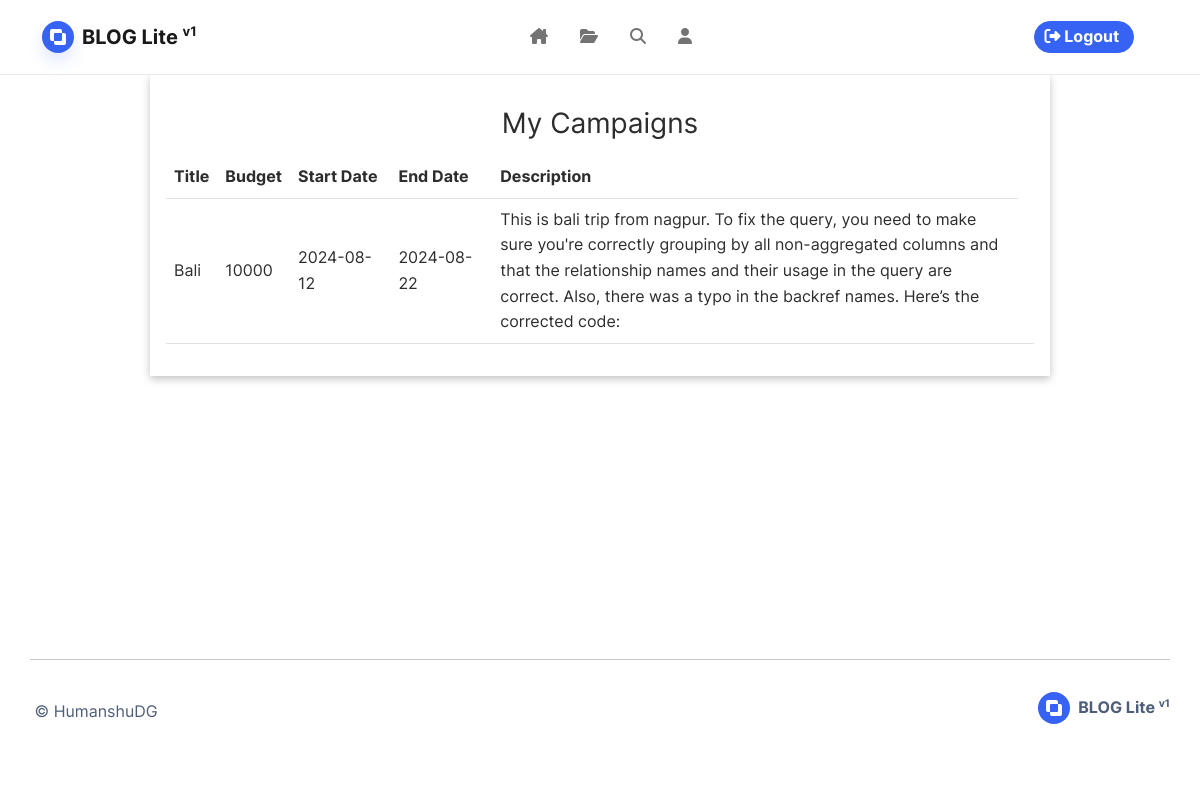
/my-campaigns (signed in), run on an earlier commit of the app's database.
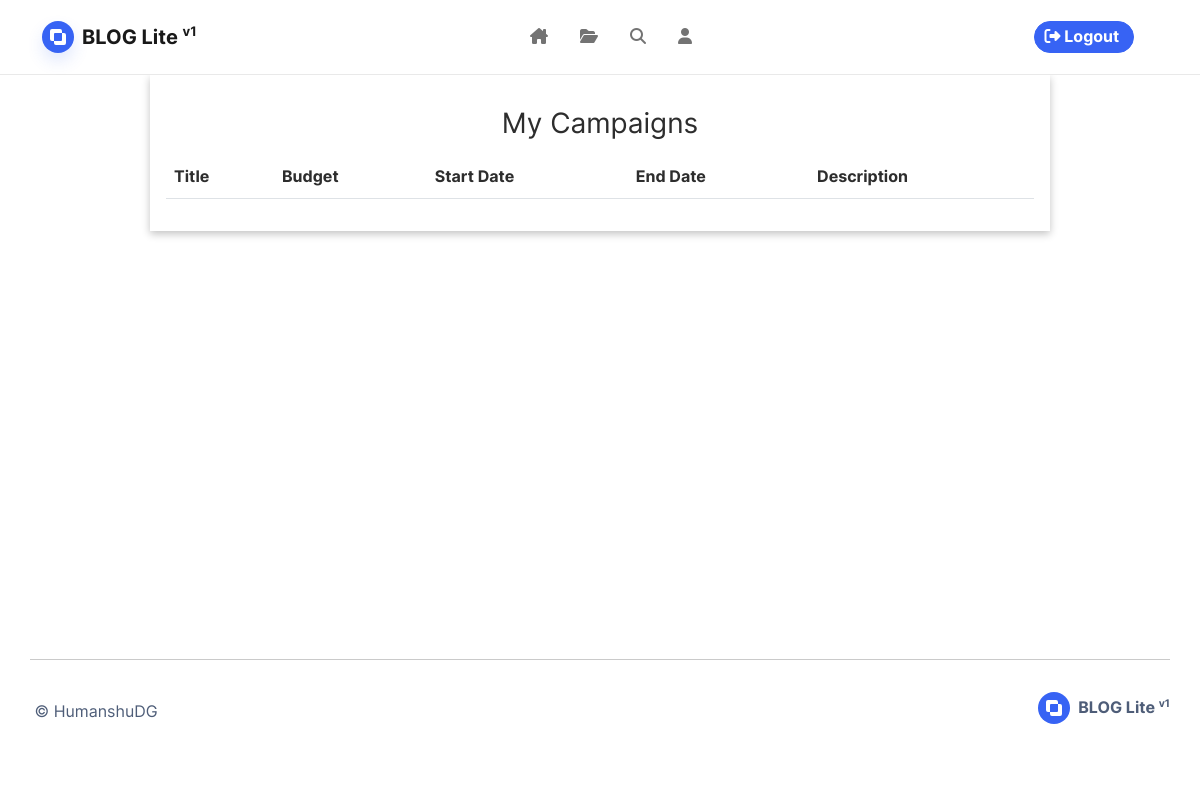
And on a later commit of the database.
### base/models.py (models this page shows, shortened)
class Contract(db.Model):
    id = db.Column(db.Integer, primary_key=True, autoincrement=True)
    campaign_id = db.Column(db.Integer, db.ForeignKey('campaign.id'))
    sponsor_id = db.Column(db.Integer, db.ForeignKey('sponsor.id'))
    influencer_id = db.Column(db.Integer, db.ForeignKey('influencer.id'))
    budget = db.Column(db.Integer)
    reach = db.Column(db.Integer)
    is_deleted = db.Column(db.Boolean, default=False)
    created_at = db.Column(db.DateTime, nullable=False, default=datetime.now())
    deleted_at = db.Column(db.DateTime, nullable=False, default=datetime.now())

class Campaign(db.Model):
    id = db.Column(db.Integer, primary_key=True, autoincrement=True)
    sponsor_id = db.Column(db.Integer, db.ForeignKey('sponsor.id'))
    title = db.Column(db.String(150), nullable=False)
    description = db.Column(db.Text(), nullable=False)
    budget = db.Column(db.Integer, nullable=False)
    target_audience = db.Column(db.String(20))
    start_date = db.Column(db.Date(), nullable=False)
    end_date = db.Column(db.Date(), nullable=False)
    image_file = db.Column(db.String(50), nullable=False, default='default.jpg')
    is_disabled = db.Column(db.Boolean, default=True)
    is_deleted = db.Column(db.Boolean, default=False)
    is_flagged = db.Column(db.Boolean, default=False)
    date_posted = db.Column(db.DateTime, nullable=False, default=datetime.now())
    influencer_requests = db.relationship('CampaignRequest', backref='influencer_requests', uselist=True)
    influencer_contracts = db.relationship('Contract', backref='influencer_contracts', uselist=True)

### base/routes.py (the view)
@login_required
@role_required(Role.INFLUENCER)
@app.route("/my-campaigns")
def my_contracts():
    contracts = (
        Contract.query
            .filter_by(
                influencer_id = current_user.influencer.id
                )
            .join(Campaign, Campaign.id==Contract.campaign_id)
            .add_columns(Campaign.description,
                         Campaign.start_date,
                         Campaign.end_date,
                         Campaign.title,
                         Contract.budget)
            .all())
    return render_template('my-contracts.html', contracts=contracts)

### base/models.py (called while the page is built)
@login_manager.user_loader
def load_user(user_id):
    return User.query.get(int(user_id))

### base/templates/my-contracts.html (shortened to what this page needs)
{% extends 'base.html' %}
{% block blog %}
<div
        class="mb-2 mx-auto p-3 w-75"
        style="box-shadow: rgba(0, 0, 0, 0.24) 0px 3px 8px"
    >
        <h3 class="my-3">My Campaigns</h3>
        <table class="table table-hover w-100 text-center">
            <tr class="col-md-12">
                <th>Title</th>
                <th>Budget</th>
                <th>Start Date</th>
                <th>End Date</th>
                <th>Description</th>
            </tr>
            {% for contract in contracts %}
            <tr class="col-md-12">
                <td>{{contract.title}}</td>
                <td>{{contract.budget}}</td>
                <td>{{contract.start_date.strftime('%Y-%m-%d')}}</td>
                <td>{{contract.end_date.strftime('%Y-%m-%d')}}</td>
                <td style="max-width: 600px;">{{contract.description}}</td>
                <td></td>
            </tr>
            {% endfor %}
        </table>
    </div>
{% endblock %}

### base/templates/base.html (shortened to what this page needs)
<!DOCTYPE html>
<html lang="en">
<head>
	<link rel = "stylesheet" href = '/static/style.css'>
</head>
<body>
	<nav id="mainNav" class="navbar navbar-light navbar-expand-md sticky-top navbar-shrink py-3">
		<div class="container">
			<a class="navbar-brand d-flex align-items-center"
				href="/"
				>
				<span class="bs-icon-sm bs-icon-circle bs-icon-primary shadow d-flex justify-content-center align-items-center me-2 bs-icon">
					<svg class="bi bi-exclude" xmlns="http://www.w3.org/2000/svg" width="1em" height="1em" fill="currentColor" viewBox="0 0 16 16">
						<path d="M0 2a2 2 0 0 1 2-2h8a2 2 0 0 1 2 2v2h2a2 2 0 0 1 2 2v8a2 2 0 0 1-2 2H6a2 2 0 0 1-2-2v-2H2a2 2 0 0 1-2-2V2zm12 2H5a1 1 0 0 0-1 1v7h7a1 1 0 0 0 1-1V4z"></path>
					</svg>
				</span>
				<span>
					BLOG Lite
						<sup>
							<small>
								v1
							</small>
						</sup>
				</span>
			</a>
			<div id="navcol-1" class="collapse navbar-collapse justify-content-between align-items-center">
				{% if current_user.is_authenticated %}
					<ul class="navbar-nav mx-auto">
						<li class="nav-item">
							<a class="nav-link
								{% block home %}
								{% endblock %}
								" href="/home">
								<i class="fa-solid fa-house-chimney"></i>
							</a>
						</li>
						{% if current_user.is_authenticated and current_user.role=="INFLUENCER" %}
						<li class="nav-item">
							<a class="nav-link
							" href="{{url_for('my_contracts')}}">
								<i class="fa-solid fa-folder-open"></i>
							</a>
						</li>
						{% endif %}
						<li class="nav-item">
							<a class="nav-link" href="{{ url_for('stats') }}">
								<i class="fa-solid fa-magnifying-glass"></i>
							</a>
						</li>
						<li class="nav-item">
							<a class="nav-link
								{% block profile %}
								{% endblock %}
								" href="/account">
								<i class="fa-solid fa-user"></i>
							</a>
						</li>
					</ul>
					<ul class="nav mx-1 navbar-right">
						<li class='nav-item navbar-right'>
							<a class="btn btn-primary" role="button" style="margin-left: 20px;margin-right: 20px;padding-left: 10px;padding-right: 10px;padding-top: 2px;padding-bottom: 2px;"
								href="{{url_for('logout')}}"
								>
								<i class="fa fa-sign-out"></i>&nbsp;Logout&nbsp;
							</a>
						</li>
					</ul>
				{% endif %}
			</div>
		</div>
	</nav>
	<div align='center' style='display: flex; flex-direction: column; min-height: 520px;'>
		{% block blog %}{% endblock %}
	</div>
	<footer class="bg-primary-gradient" style="margin-top: auto; background: #ffffff;">
		<div class="container py-4 py-lg-5" style="margin-top: auto;margin-bottom: 0px;padding-left: 0px;padding-right: 0px;">
			<hr>
			<div class="text-muted d-flex justify-content-between align-items-center pt-3">
				<p class="mb-0">
					&nbsp;<a href='https://www.linkedin.com/in/HumanshuDG' style='text-decoration:none'>©&nbsp;HumanshuDG</a>
				</p>
				<div class="fw-bold d-flex align-items-center mb-2">
					<span class="bs-icon-sm bs-icon-circle bs-icon-primary d-flex justify-content-center align-items-center bs-icon me-2">
						<svg xmlns="http://www.w3.org/2000/svg" width="1em" height="1em" fill="currentColor" viewBox="0 0 16 16" class="bi bi-bezier">
							<path d="M0 2a2 2 0 0 1 2-2h8a2 2 0 0 1 2 2v2h2a2 2 0 0 1 2 2v8a2 2 0 0 1-2 2H6a2 2 0 0 1-2-2v-2H2a2 2 0 0 1-2-2V2zm12 2H5a1 1 0 0 0-1 1v7h7a1 1 0 0 0 1-1V4z"></path>
						</svg>
					</span>
					<span>
						BLOG Lite
							<sup>
								<small>
									v1
								</small>
							</sup>
					</span>
				</div>
			</div>
		</div>
	</footer>
</body>
</html>

### base/templates/my-contracts.html (style rules this page uses)
td, th { vertical-align: middle; text-align: left; }

What changed in the data, as far as the page shows it:
removed Contract: title "Bali", budget "10000", start_date "2024-08-12", end_date "2024-08-22", description "This is bali trip from nagpur. To fix the query, you need to make sure you're correctly grouping by all non-aggregated columns and that the relationship names and their usage in the query are correct. Also, there was a typo in the backref names. Here’s the corrected code:"
